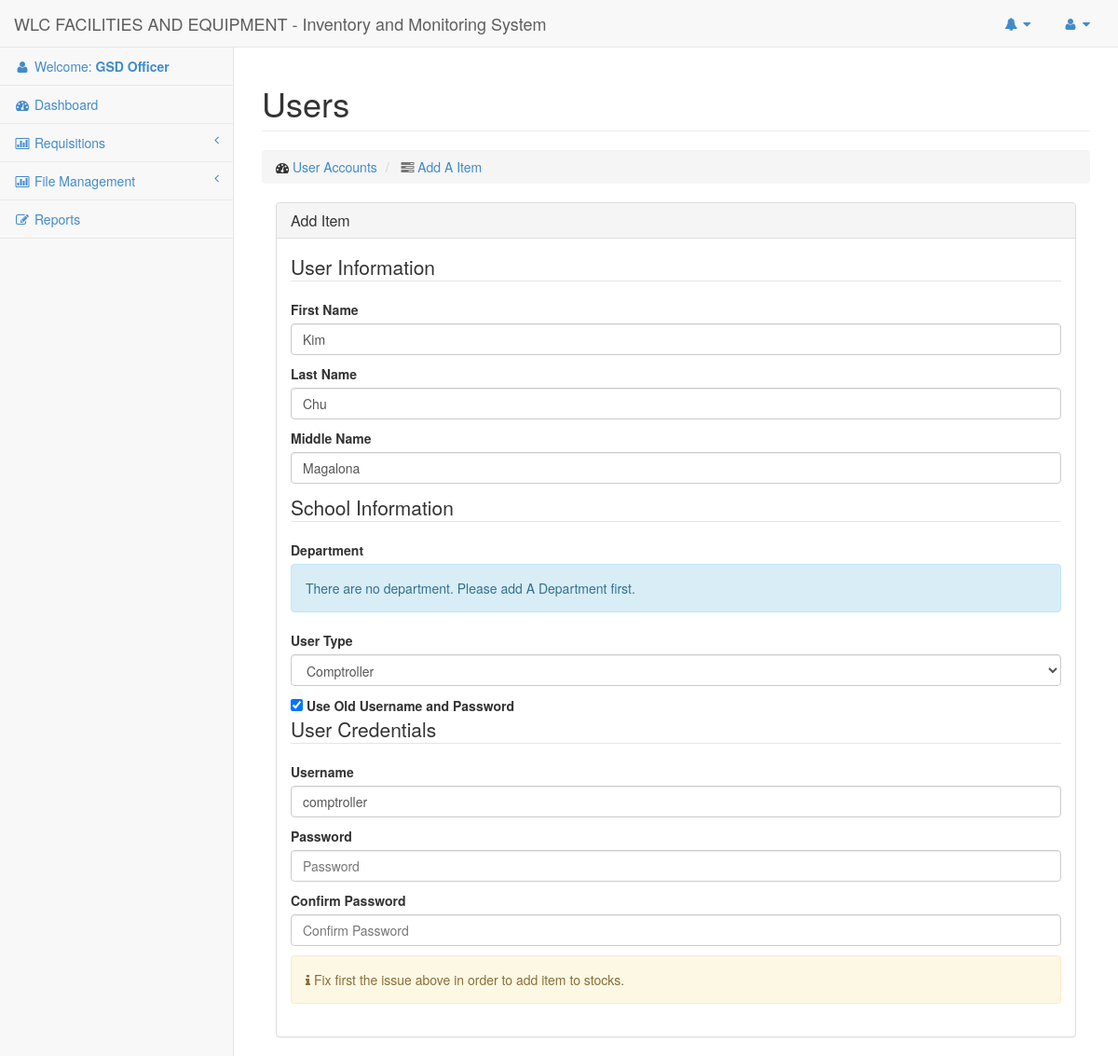
Page /Pages/Users/update.php?user=10086 (signed in) on the earlier database version.
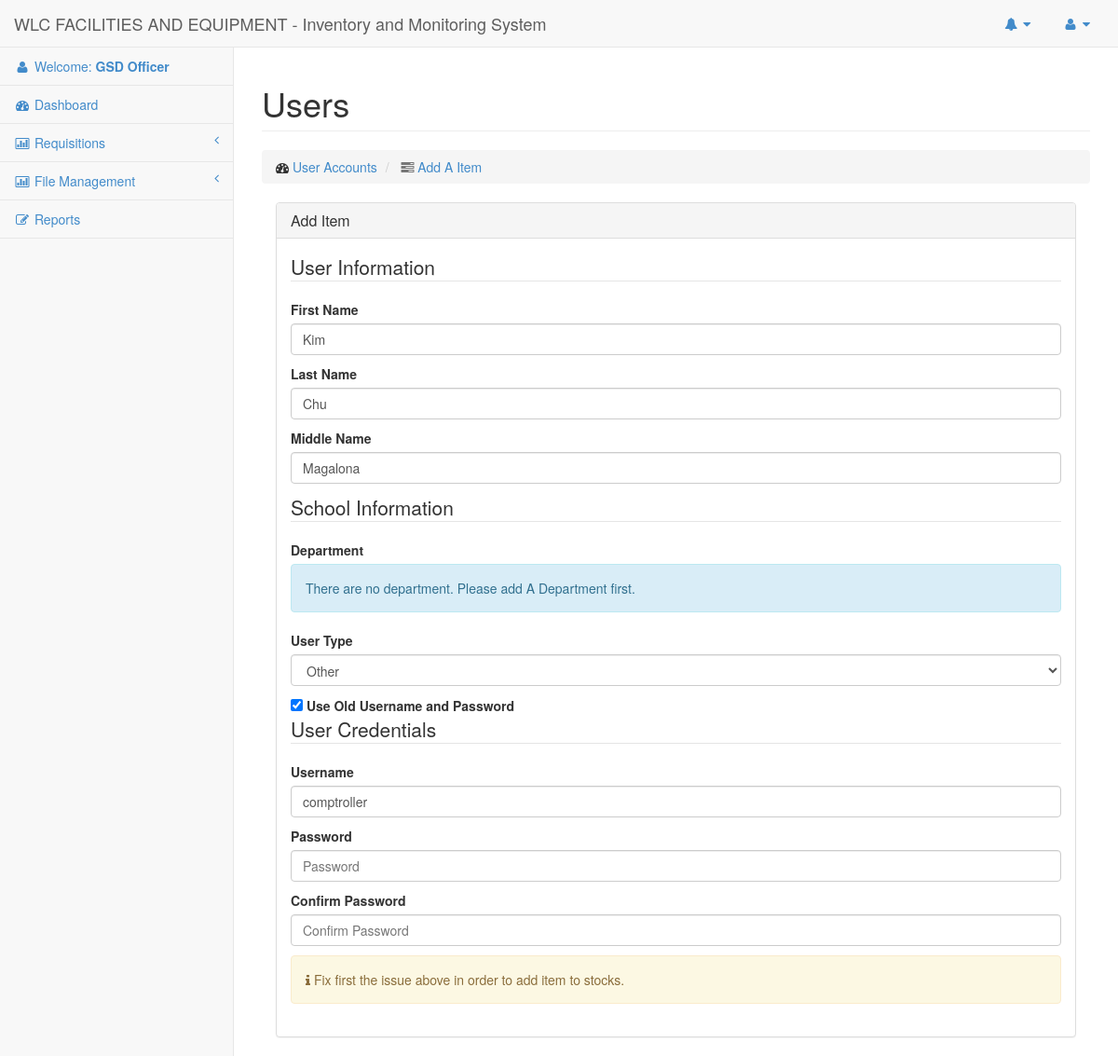
Same page on the later database version.
### tables this page shows
CREATE TABLE `users` (
  `id` int(50) NOT NULL AUTO_INCREMENT,
  `email` varchar(100) NOT NULL,
  `password` varchar(100) NOT NULL,
  `lastname` varchar(100) NOT NULL,
  `firstname` varchar(100) NOT NULL,
  `middlename` varchar(50) NOT NULL,
  `status` enum('Active','Inactive','Deleted') NOT NULL,
  `type` varchar(30) NOT NULL,
  `datetime_added` datetime NOT NULL,
  `datetime_updated` varchar(45) NOT NULL,
  `datetime_deleted` varchar(45) NOT NULL,
  `department_id` int(11) NOT NULL,
  PRIMARY KEY (`id`),
  UNIQUE KEY `user_id` (`id`),
  UNIQUE KEY `user_id_2` (`id`),
  UNIQUE KEY `user_id_3` (`id`)
);

### Core/Link.php (called while the page is built)
<?php
Class Link
{
	public static function createUrl($url)
	{
		return 'http://'.$_SERVER['HTTP_HOST'].'/'.$url;
	}
}

### Config/DbConnection.php (called while the page is built, shortened)
<?php
Class DbConnection{
	private static $_instance;
	public static function connect() {
		if(!self::$_instance) {
			self::$_instance = new self();
		}
		return self::$_instance;
	}
	private function __construct() {
		$this->_connection = new mysqli(Constant::DB_HOST, Constant::DB_USER,
			Constant::DB_PASS, Constant::DB_NAME);
	}
	public function getConnection() {
		return $this->_connection;
	}
}

### Repositories/Base.php (called while the page is built, shortened)
<?php
Class Base {
	public $connection = '';
	public function __construct()
	{
		$this->connection = DbConnection::connect()->getConnection();
	}
	public function getAll($columns = null, $where = null)
	{
		$sql = '';
		if ($columns) {
			$sql = 'SELECT '.implode(',', $columns).' FROM '.$this->table;
			if ($where) {
				$whereClause = [];
				$sql .= ' WHERE ';
				foreach ($where as $column => $value) {
					$whereClause[] = "`$this->table`.`$column`='$value'";
				}
				$sql .= ' '.implode(',', $whereClause);
			}
		} else {
			$sql = 'SELECT * FROM '.$this->table;
		}
		$data = $this->connection->query($sql);
		return $data;
	}
}
?>

### Utilities/UserUtility.php (called while the page is built, shortened)
<?php
class UserUtility
{
	public static function getUserTypes($isInventoryOffice = true)
	{
		$userTypes = [
			Constant::USER_GSD_OFFICER,
			Constant::USER_PRESIDENT,
			Constant::USER_DEAN,
			Constant::USER_PROPERTY_CUSTODIAN,
			Constant::USER_COMPTROLLER,
			Constant::USER_TREASURER,
			Constant::USER_DEPARTMENT_HEAD,
			Constant::USER_EMPLOYEE,
		];
		return $userTypes;
	}
}

### Pages/Users/update.php (the view, shortened to what the changed rows need)
<?php
include $_SERVER['DOCUMENT_ROOT'].'/Core/Loader.php';
$userRepo = new User();
if (isset($_GET['user'])) {
  $user = $userRepo->getAll(['*'],['id' => $_GET['user']]);
  if ($user && $user->num_rows != 0) {
    $user = $user->fetch_assoc();
  } else {
    echo json_encode(['error' => 'User Not Found']);
    die();
  }
} else {
  echo json_encode(['error' => 'User Id not Defined']);
  die();
}
?>
  <div class="row">
      <div class="col-lg-12">
          <h1 class="page-header">Users</h1>
      </div>
  </div>
  <div class="row">
    <div class="col-md-12">
      <div class="table-responsive">
        <div class="col-md-12 col-sm-12 margin-bottom-30">
        <div class="panel panel-default">
          <div class="panel-body">
                <form action ="<?php echo Link::createUrl('Controllers/AddUser.php'); ?>" method="post">
                    <fieldset>
                      <div class="control-group">
                          <label class='control-label' for="first_name"> First Name</label>
                          <input class='form-control' name="first_name" id="first_name" type="text" placeholder="First Name" required="required" value="<?php echo $user['firstname'] ?>" />
                      </div>
                      <div class="control-group">
                          <label class='control-label' for="last_name"> Last Name</label>
                          <input class='form-control' name="last_name" id="last_name" type="text" placeholder="Last Name" required="required" value="<?php echo $user['lastname'] ?>" />
                      </div>
                      <div class="control-group">
                          <label class='control-label' for="middle_name"> Middle Name</label>
                          <input class='form-control' name="middle_name" id="middle_name" type="text" placeholder="Middle Name" required="required" value="<?php echo $user['middlename'] ?>" />
                      </div>
                    </fieldset>
                    <fieldset>
                      <div class="control-group">
                          <label class='control-label' for="user_type"> User Type</label>
                          <select class='form-control' name='user_type' required>
                              <?php foreach (UserUtility::getUserTypes() as $type) { ?>
                                <?php if ($type == Constant::USER_EMPLOYEE): ?>
                                    <option <?php echo ($user['type'] == $type) ? 'selected="selected"' : '' ?> value="<?php echo $type; ?>" >Other</option>
                                <?php else: ?>
                                    <option <?php echo ($user['type'] == $type) ? 'selected="selected"' : '' ?> value="<?php echo $type; ?>" ><?php echo $type; ?></option>
                                <?php endif ?>
                              <?php } ?>
                          </select>
                      </div>
                    </fieldset>
                    <fieldset id='user_credentials'>
                        <div class="control-group">
                            <label class='control-label' for="name"> Username</label>
                            <input class='form-control' name="username" id="username" type="text" placeholder="Username" required="required" value="<?php echo $user['email'] ?>" />
                        </div>
                    </fieldset>
                </form>
          </div>
        </div>
      </div>
      </div>
    </div>
  </div>

Differences in the rows shown:
changed users "Kim": user_type "Comptroller" → "Other"
